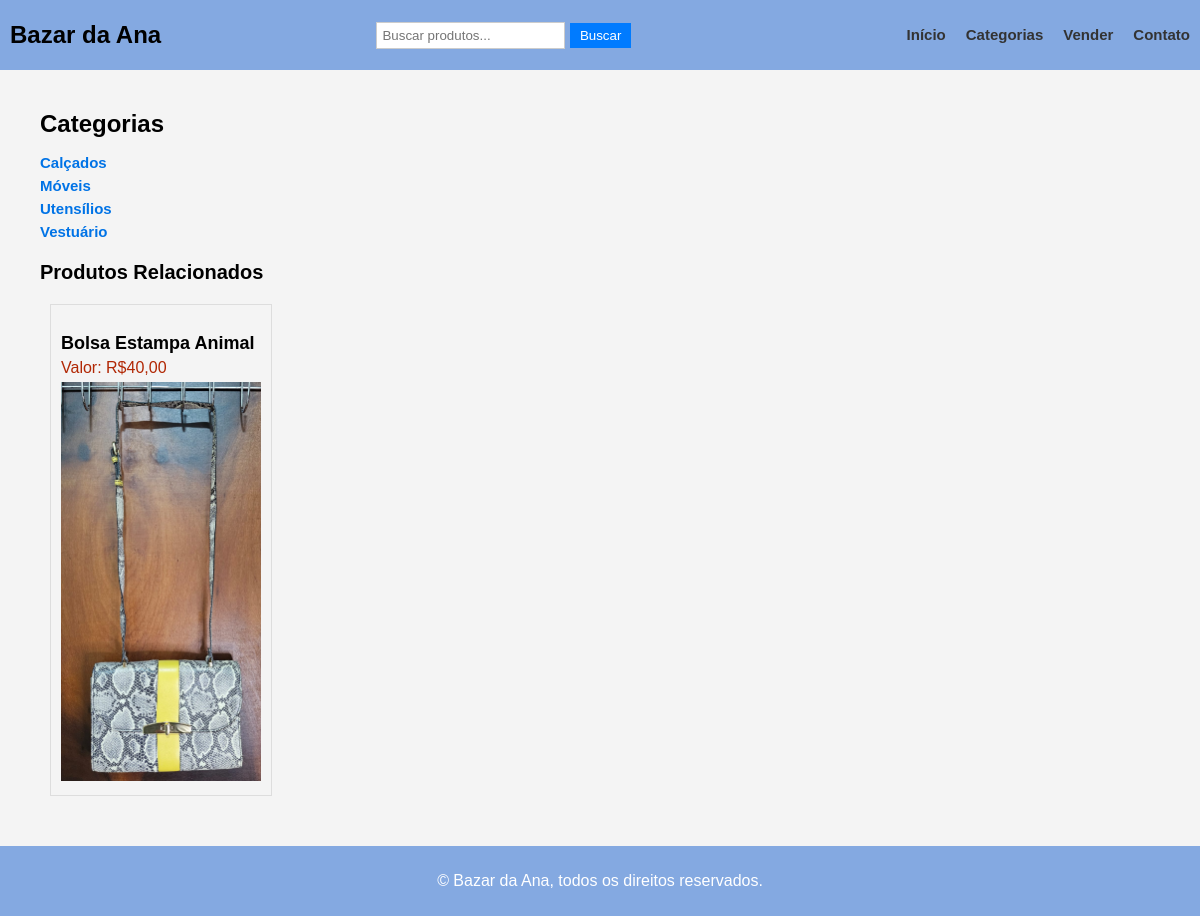
Page /category/2 on the committed database.
### app_main/models.py (models this page shows, shortened)
class Categories(models.Model):
    name = models.CharField(max_length=100, verbose_name='Tipo', unique=True)
    class Meta:
        ordering=['name']
        verbose_name='Categorias'
        verbose_name_plural='Categorias'

class Product(models.Model):
    status_choice = (('nove', 'Novo'), ('usado', 'Usado'), ('semi-novo', 'Semi-novo'), ('quebrado', 'Quebrado'))
    name = models.CharField(max_length=200, verbose_name='Nome')
    price = models.DecimalField(max_digits=10, decimal_places=2, verbose_name='Preço')
    seller = models.ForeignKey(Seller, on_delete=models.CASCADE, verbose_name='Vendedor')
    categorie = models.ForeignKey(Categories, on_delete=models.CASCADE, verbose_name='Categoria')
    size = models.CharField(max_length=20, verbose_name='Tamanho', null=True, blank=True)
    brand = models.CharField(max_length=100, verbose_name="Marca", null=True, blank=True)
    condition=models.CharField(max_length=20, choices=status_choice, verbose_name='Condição')
    sold = models.BooleanField(default=False, verbose_name='Vendido')
    description = models.TextField(max_length=200, verbose_name='Descrição')
    class Meta:
        ordering=['name']
        verbose_name='Produto'

class Photo(models.Model):
    product = models.ForeignKey(Product, on_delete=models.CASCADE, verbose_name='Produto', related_name='foto')
    cover = models.BooleanField(default=False, verbose_name='Capa')
    sold = models.BooleanField(default=False, verbose_name='Vendido')
    photo = models.ImageField(upload_to='products/', verbose_name='Foto')
    class Meta:
        ordering=['product']
        verbose_name='Imagem'
        verbose_name_plural = 'Imagens'

### app_main/views.py (the view)
# urls.py: path('category/<int:pk>', views.CategoryView.as_view(), name='category'),
class CategoryView(ListView):
    template_name = 'category.html'
    model = Product
    context_object_name = 'products'
    queryset = Product.objects.prefetch_related(Prefetch('foto', queryset=Photo.objects.all()))
    def get_queryset(self):
        queryset = super().get_queryset()
        res = self.request.get_full_path_info()
        res = res.split('/')[2]
        queryset = queryset.filter(categorie=res, sold=False)
        return queryset
    def get_context_data(self, **kwargs):
        context = super().get_context_data(**kwargs)
        context['category'] = Categories.objects.all()
        return context

### app_main/templates/category.html
{% extends "base.html" %}
{% load static %}
{% block content %}
<link rel="stylesheet" href="{% static 'css/styles_category.css' %}">
<body>
<div class="category-container">
    <h1 class="category-title">Categorias</h1>
    <ul class="category-list">
        {% for categor in category %}
            <li class="category-item">
                <a href="{% url 'category' categor.id %}">{{ categor.name }}</a>
            </li>
        {% endfor %}
    </ul>
</div>
<div class="products-container">
    <h2 class="products-title">Produtos Relacionados</h2>
    <div class="products-list">
        {% for product in products %}
            <div class="product-item">
                <h3 class="product-name">{{ product.name }}</h3>
                <div class="product-price">Valor: R${{ product.price }}</div>
                {% for img in product.foto.all %}
                    {% if img.cover %}
                        <img src="{{ img.photo.url }}" alt="{{ product.name }}" class="product-image">
                    {% endif %}
                {% endfor %}
            </div>
        {% endfor %}
    </div>
</div>
</body>
{% endblock %}

### static/css/styles.css (style rules this page uses)
body { font-family: sans-serif; margin: 0; padding: 0; background-color: #f4f4f4; }
a { text-decoration: none; color: #333; font-size: 15px; color:#845c8b; font-weight: bold; }

### static/css/styles_category.css (style rules this page uses)
.category-container { margin: 20px; }
.category-title { font-size: 24px; margin-bottom: 10px; }
.category-list { list-style-type: none; padding: 0; }
.category-item { margin: 5px 0; }
.category-item a { text-decoration: none; color: #0073e6; }
.products-container { margin: 20px; }
.products-title { font-size: 20px; margin-bottom: 10px; }
.products-list { display: flex; flex-wrap: wrap; }
.product-item { border: 1px solid #ddd; padding: 10px; margin: 10px; width: 200px; }
.product-name { font-size: 18px; margin-bottom: 5px; }
.product-price { color: #b12704; margin-bottom: 5px; }
.product-image { width: 100%; height: auto; }

### rows in the picture
Categories: name "Calçados"
Categories: name "Móveis"
Categories: name "Utensílios"
Categories: name "Vestuário"
Product: name "Bolsa Estampa Animal", price "40,00"
Photo: photo (picture)
